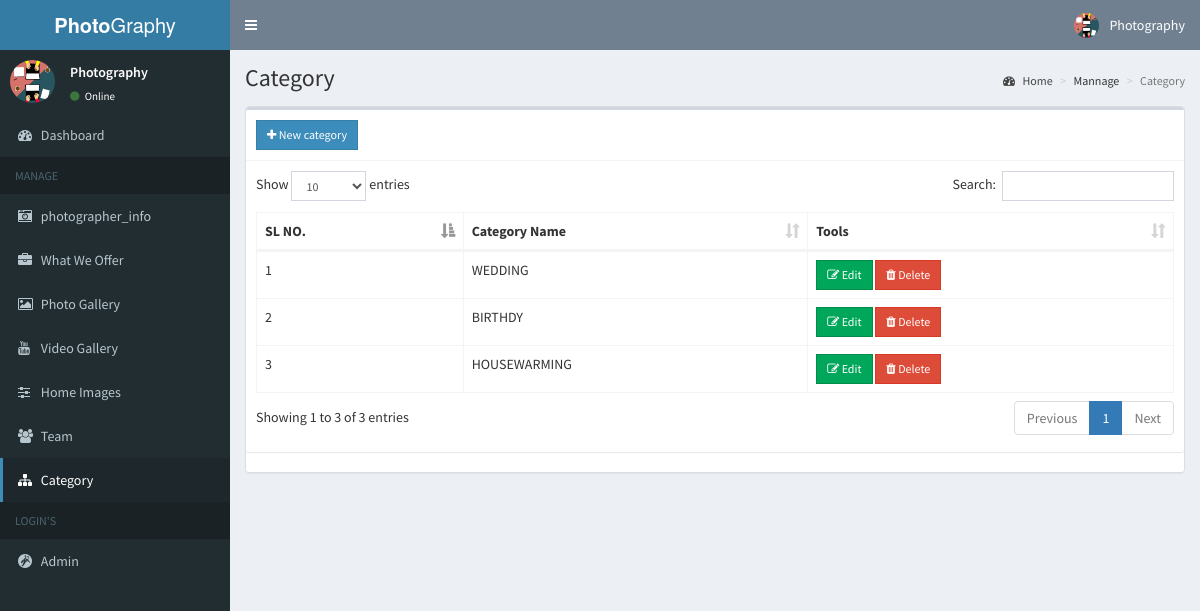
/admin/category/index.php (signed in), run on the app's committed database.
### tables this page shows
CREATE TABLE `category` (
  `category_id` bigint(20) NOT NULL,
  `category_name` varchar(1000) NOT NULL
);

### admin/session.php (called while the page is built, shortened)
<?php
include 'conn.php';
if (isset($_SESSION['7ss_admin'])) {
	$id = $_SESSION['7ss_id_admin'];
	$conn = $pdo->open();
	$stmt = $conn->prepare("SELECT * FROM admin WHERE admin_id=:id");
	$stmt->execute(['id' => $id]);
	$admin = $stmt->fetch();
}else{
	header('location: ../logout.php');
}

### admin/category/index.php (the view, shortened to what this page needs)
<?php include '../session.php'; ?>
<?php include '../includes/header.php'; ?>
<?php if($admin['category_view']){?>
<body class="hold-transition skin-blue sidebar-mini">
<div class="wrapper">
  <?php include '../includes/navbar.php'; ?>
  <?php include '../includes/menubar.php'; ?>
  <div class="content-wrapper">
    <section class="content-header">
      <h1>
     Category
      </h1>
      <ol class="breadcrumb">
        <li><a href="#"><i class="fa fa-dashboard"></i> Home</a></li>
        <li>Mannage</li>
        <li class="active">Category</li>
      </ol>
    </section>
    <section class="content">
        <div class="panel panel-default" style="overflow-x:auto;">
      <div class="row">
        <div class="col-xs-12">
          <div class="box">
              <?php if($admin['category_create']){ ?>
            <div class="box-header with-border">
              <a href="#addnew" data-toggle="modal" class="btn btn-primary btn-sm btn-flat"><i class="fa fa-plus"></i> New category</a>
            </div>
              <?php } ?>
            <div class="box-body">
              <table id="example1" class="table table-bordered">
                <thead>
                <th>SL NO.</th>
                  <th>Category Name</th>
                   <?php if($admin['category_edit'] || $admin['category_del']){ ?>
                  <th>Tools</th>
                 <?php } ?>
                </thead>
                <tbody>
                  <?php
                    $conn = $pdo->open();
                    try{
                      $stmt = $conn->prepare("SELECT * FROM category");
                      $stmt->execute();
                      $slno=1;
                      foreach($stmt as $row){
                        echo "
                          <tr>
                          <td>".$slno++."</td>";
                            echo "<td>".$row['category_name']."</td>";
                        if($admin['category_edit'] || $admin['category_del'])
                          echo "<td>";
                          if($admin['category_edit'])
                              echo "<button class='btn btn-success btn-sm edit btn-flat' data-id='".$row['category_id']."'><i class='fa fa-edit'></i> Edit</button> ";
                               if($admin['category_del'])
                              echo "<button class='btn btn-danger btn-sm delete btn-flat' data-id='".$row['category_id']."'><i class='fa fa-trash'></i> Delete</button>";
                            if($admin['category_edit'] || $admin['category_del'])
                                echo "</td>";
                          echo "</tr>
                        ";
                      }
                    }
                    catch(PDOException $e){
                      echo $e->getMessage();
                    }
                  ?>
                </tbody>
              </table>
            </div>
          </div>
        </div>
      </div>
        </div>
    </section>
  </div>
</div>
<?php include '../includes/scripts.php'; ?>
</body>
<?php } ?>
</html>

### admin/includes/navbar.php (shortened to what this page needs)
<header class="main-header">
  <a href="../home/" class="logo">
    <span class="logo-lg"><b>Photo</b>Graphy</span>
  </a>
  <nav class="navbar navbar-static-top">
    <a href="#" class="sidebar-toggle" data-toggle="push-menu" role="button">
    </a>
    <div class="navbar-custom-menu">
      <ul class="nav navbar-nav">
        <li class="dropdown user user-menu">
          <a href="#" class="dropdown-toggle" data-toggle="dropdown">
            <img src="<?php echo (!empty($admin['admin_photo'])) ? '../images/'.$admin['admin_photo'] : '../images/profile.jpg'; ?>" class="user-image" alt="User Image">
            <span class="hidden-xs"><?php echo $admin['admin_name']; ?></span>
          </a>
        </li>
      </ul>
    </div>
  </nav>
</header>

### admin/includes/menubar.php
<aside class="main-sidebar">
  <section class="sidebar">
    <div class="user-panel">
      <div class="pull-left image">
        <img src="<?php echo (!empty($admin['admin_photo'])) ? '../images/' . $admin['admin_photo'] : '../images/profile.jpg'; ?>" class="img-circle" alt="User Image">
      </div>
      <div class="pull-left info">
        <p><?php echo $admin['admin_name']; ?></p>
        <a><i class="fa fa-circle text-success"></i> Online</a>
      </div>
    </div>
    <ul class="sidebar-menu" data-widget="tree">
      <li><a href="../home/index.php"><i class="fa fa-dashboard"></i> <span>Dashboard</span></a></li>
      <?php
      if ($admin['photographer_info_view'] || $admin['works_view'] || $admin['gallery_view']) { ?>
        <li class="header">MANAGE</li>
        <?php
        if ($admin['photographer_info_view']) { ?>
          <li><a href="../photographer_info/index.php"><i class="fa fa-camera-retro"></i> <span>photographer_info</span></a></li>
        <?php } ?>
        <?php
        if ($admin['works_view']) { ?>
          <li><a href="../works/index.php"><i class="fa fa-briefcase"></i> <span>What We Offer</span></a></li>
        <?php } ?>
      <?php
        if ($admin['gallery_view']) { ?>
          <li><a href="../gallery/index.php"><i class="fa fa-picture-o"></i> <span>Photo Gallery</span></a></li>
        <?php } ?>
        <?php
        if ($admin['video_gallery_view']) { ?>
          <li><a href="../video_gallery/index.php"><i class="fa fa-youtube"></i> <span>Video Gallery</span></a></li>
        <?php } ?>
        <?php
        if ($admin['home_image_view']) { ?>
          <li><a href="../home_images/index.php"><i class="fa fa-sliders"></i> <span>Home Images</span></a></li>
        <?php } ?>
        <?php
        if ($admin['team_view']) { ?>
          <li><a href="../team/index.php"><i class="fa fa-users"></i> <span>Team</span></a></li>
        <?php } ?>
        <?php
        if ($admin['category_view']) { ?>
          <li><a href="../category/index.php"><i class="fa fa-sitemap"></i> <span>Category</span></a></li>
        <?php } ?>
      <?php } ?>
      <?php
      if ($admin['admin_view']) { ?>
        <li class="header">LOGIN'S</li>
        <?php
        if ($admin['admin_view']) { ?>
          <li><a href="../admin/"><i class="fa fa-grav"></i> <span>Admin</span></a></li>
        <?php } ?>
      <?php } ?>
    </ul>
  </section>
</aside>

### data on the page
category: category_name "WEDDING"
category: category_name "BIRTHDY"
category: category_name "HOUSEWARMING"

### other printed values
$admin['admin_name'] "Photography"
